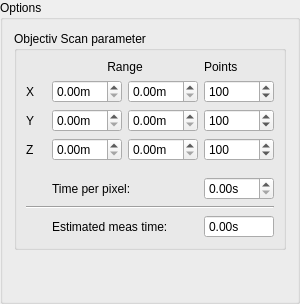
           <widget class="QGroupBox" name="groupBox_6">
            <property name="sizePolicy">
             <sizepolicy hsizetype="Preferred" vsizetype="Preferred">
              <horstretch>0</horstretch>
              <verstretch>0</verstretch>
             </sizepolicy>
            </property>
            <property name="title">
             <string>Options</string>
            </property>
            <layout class="QGridLayout" name="gridLayout_9">
             <item row="0" column="0">
              <widget class="QGroupBox" name="groupBox_7">
               <property name="sizePolicy">
                <sizepolicy hsizetype="Maximum" vsizetype="Preferred">
                 <horstretch>0</horstretch>
                 <verstretch>0</verstretch>
                </sizepolicy>
               </property>
               <property name="title">
                <string>Objectiv Scan parameter</string>
               </property>
               <layout class="QGridLayout" name="gridLayout_54">
                <item row="0" column="1" colspan="2">
                 <widget class="QLabel" name="label_3">
                  <property name="text">
                   <string>Range</string>
                  </property>
                  <property name="alignment">
                   <set>Qt::AlignCenter</set>
                  </property>
                 </widget>
                </item>
                <item row="0" column="3">
                 <widget class="QLabel" name="label_10">
                  <property name="text">
                   <string>Points</string>
                  </property>
                 </widget>
                </item>
                <item row="1" column="0">
                 <widget class="QLabel" name="label_11">
                  <property name="text">
                   <string>X</string>
                  </property>
                 </widget>
                </item>
                <item row="1" column="3">
                 <widget class="QSpinBox" name="spinBox">
                  <property name="minimumSize">
                   <size>
                    <width>70</width>
                    <height>0</height>
                   </size>
                  </property>
                  <property name="minimum">
                   <number>1</number>
                  </property>
                  <property name="maximum">
                   <number>5000</number>
                  </property>
                  <property name="value">
                   <number>100</number>
                  </property>
                 </widget>
                </item>
                <item row="2" column="0">
                 <widget class="QLabel" name="label_12">
                  <property name="text">
                   <string>Y</string>
                  </property>
                 </widget>
                </item>
                <item row="2" column="3">
                 <widget class="QSpinBox" name="spinBox_2">
                  <property name="minimum">
                   <number>1</number>
                  </property>
                  <property name="maximum">
                   <number>5000</number>
                  </property>
                  <property name="value">
                   <number>100</number>
                  </property>
                  <property name="displayIntegerBase">
                   <number>10</number>
                  </property>
                 </widget>
                </item>
                <item row="1" column="1" rowspan="3" colspan="2">
                 <layout class="QGridLayout" name="gridLayout_2">
                  <item row="0" column="0">
                   <widget class="QDoubleSpinBox" name="doubleSpinBox">
                    <property name="sizePolicy">
                     <sizepolicy hsizetype="Minimum" vsizetype="Fixed">
                      <horstretch>0</horstretch>
                      <verstretch>0</verstretch>
                     </sizepolicy>
                    </property>
                    <property name="minimumSize">
                     <size>
                      <width>70</width>
                      <height>0</height>
                     </size>
                    </property>
                    <property name="suffix">
                     <string>m</string>
                    </property>
                   </widget>
                  </item>
                  <item row="0" column="1">
                   <widget class="QDoubleSpinBox" name="doubleSpinBox_2">
                    <property name="minimumSize">
                     <size>
                      <width>70</width>
                      <height>0</height>
                     </size>
                    </property>
                    <property name="suffix">
                     <string>m</string>
                    </property>
                   </widget>
                  </item>
                  <item row="1" column="0">
                   <widget class="QDoubleSpinBox" name="doubleSpinBox_3">
                    <property name="suffix">
                     <string>m</string>
                    </property>
                   </widget>
                  </item>
                  <item row="1" column="1">
                   <widget class="QDoubleSpinBox" name="doubleSpinBox_10">
                    <property name="suffix">
                     <string>m</string>
                    </property>
                   </widget>
                  </item>
                  <item row="2" column="0">
                   <widget class="QDoubleSpinBox" name="doubleSpinBox_11">
                    <property name="suffix">
                     <string>m</string>
                    </property>
                   </widget>
                  </item>
                  <item row="2" column="1">
                   <widget class="QDoubleSpinBox" name="doubleSpinBox_12">
                    <property name="suffix">
                     <string>m</string>
                    </property>
                   </widget>
                  </item>
                 </layout>
                </item>
                <item row="3" column="0">
                 <widget class="QLabel" name="label_13">
                  <property name="text">
                   <string>Z</string>
                  </property>
                 </widget>
                </item>
                <item row="3" column="3">
                 <widget class="QSpinBox" name="spinBox_3">
                  <property name="minimum">
                   <number>1</number>
                  </property>
                  <property name="maximum">
                   <number>5000</number>
                  </property>
                  <property name="value">
                   <number>100</number>
                  </property>
                 </widget>
                </item>
                <item row="5" column="1" colspan="2">
                 <widget class="QLabel" name="label_36">
                  <property name="text">
                   <string>Time per pixel:</string>
                  </property>
                 </widget>
                </item>
                <item row="7" column="1" colspan="2">
                 <widget class="QLabel" name="label_37">
                  <property name="text">
                   <string>Estimated meas time:</string>
                  </property>
                 </widget>
                </item>
                <item row="4" column="0">
                 <spacer name="verticalSpacer_6">
                  <property name="orientation">
                   <enum>Qt::Vertical</enum>
                  </property>
                  <property name="sizeType">
                   <enum>QSizePolicy::Fixed</enum>
                  </property>
                  <property name="sizeHint" stdset="0">
                   <size>
                    <width>20</width>
                    <height>10</height>
                   </size>
                  </property>
                 </spacer>
                </item>
                <item row="7" column="3">
                 <widget class="QDoubleSpinBox" name="doubleSpinBox_32">
                  <property name="readOnly">
                   <bool>true</bool>
                  </property>
                  <property name="buttonSymbols">
                   <enum>QAbstractSpinBox::NoButtons</enum>
                  </property>
                  <property name="suffix">
                   <string>s</string>
                  </property>
                 </widget>
                </item>
                <item row="5" column="3">
                 <widget class="QDoubleSpinBox" name="doubleSpinBox_161">
                  <property name="suffix">
                   <string>s</string>
                  </property>
                 </widget>
                </item>
                <item row="6" column="0" colspan="4">
                 <widget class="Line" name="line_4">
                  <property name="orientation">
                   <enum>Qt::Horizontal</enum>
                  </property>
                 </widget>
                </item>
               </layout>
              </widget>
             </item>
             <item row="1" column="0">
              <spacer name="verticalSpacer">
               <property name="orientation">
                <enum>Qt::Vertical</enum>
               </property>
               <property name="sizeHint" stdset="0">
                <size>
                 <width>20</width>
                 <height>40</height>
                </size>
               </property>
              </spacer>
             </item>
            </layout>
           </widget>
